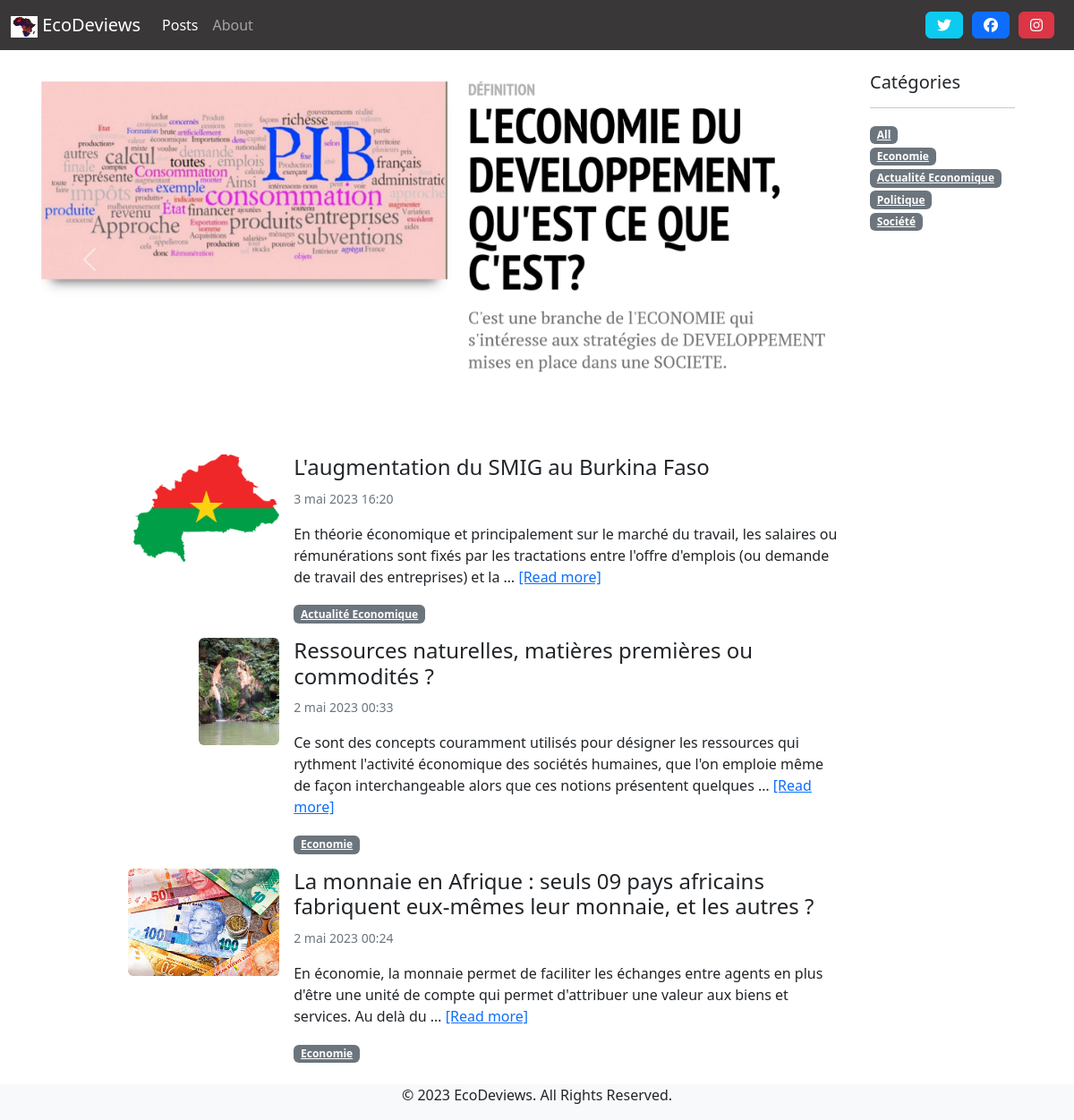
The app's page /blog/posts/, older data.
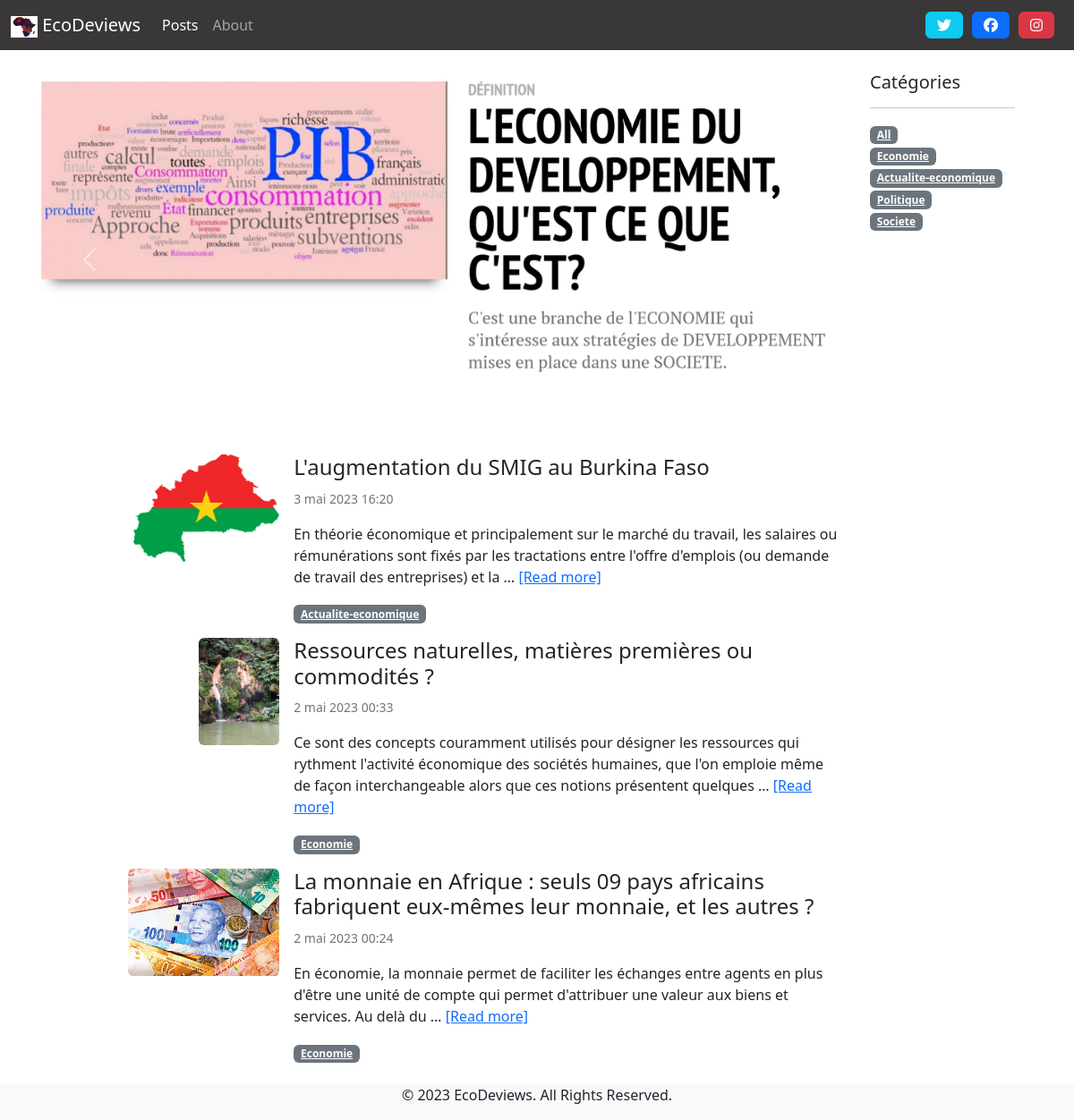
The same page, newer data.
### blog/models.py (models this page shows, shortened)
class PostCategory(models.Model):
    name = models.CharField(max_length=50)
    def slug(self):
        return slugify(self.name)

class Post(models.Model):
    title = models.CharField(max_length=100)
    category = models.ForeignKey('PostCategory',
                                 null=True,
                                 blank=True,
                                 on_delete=models.DO_NOTHING)
    redactor = models.ForeignKey('Redactor',
                                 on_delete=models.DO_NOTHING)
    illustration = models.ImageField(upload_to='posts/', blank=True, null=True)
    published = models.BooleanField(default=False)
    text = models.TextField(blank=True)
    created_at = models.DateTimeField(auto_now_add=True)

### blog/views.py (the view)
# urls.py: path('posts/', views.post_list, name='home'),
def post_list(request, category_name=model_helpers.post_category_all.slug()):
    category, posts = model_helpers.get_category_and_posts(category_name)
    categories = model_helpers.get_categories()
    context = {
        'navigation_items': navigation.navigation_items(navigation.NAV_POSTS),
        'category': category,
        'posts': posts,
        'categories': categories,
    }
    return render(request, 'blog/post_list.html', context)

### blog/model_helpers.py (called while the page is built, shortened)
def get_category_and_posts(category_name):
    posts = Post.objects.filter(published=True)
    if category_name == post_category_all.slug():
        category = post_category_all
    posts = posts.order_by('-created_at')
    return category, posts

def get_categories():
    categories = list(PostCategory.objects.all())
    categories.insert(0, post_category_all)
    return categories

### blog/navigation.py (called while the page is built)
def navigation_items(selected_item):
    items = []
    for name, url in NAV_ITEMS:
        items.append({
            'name': name,
            'url': url,
            'active': True if selected_item == name else False
        })
    return items

### blog/templates/blog/post_list.html (shortened to what this page needs)
{% extends 'base.html' %}
{% load static %}
{% block content %}
    <div class="row">
        <div class=" col-sm-10 carousel slide" id="carouselExampleInterval" data-bs-ride="carousel">
            <div class="carousel-inner">
                <div class="carousel-item active" data-bs-interval="10000">
                    <img src="{% static 'img/img1.png' %}" class="d-block w-100 img-fluid" alt="...">
                </div>
            </div>
            <button class="carousel-control-prev" type="button" data-bs-target="#carouselExampleInterval"
                    data-bs-slide="prev">
                <span class="carousel-control-prev-icon" aria-hidden="true"></span>
            </button>
            <button class="carousel-control-next" type="button" data-bs-target="#carouselExampleInterval"
                    data-bs-slide="next">
                <span class="carousel-control-next-icon" aria-hidden="true"></span>
            </button>
        </div>
        <div class="col-sm-2 ">
            <h5>Catégories</h5>
            <hr>
            <ul class="list-unstyled">
                {% for cat in categories %}
                    <li>
                        <a href="{% url 'post-list' cat.slug %}" class="badge bg-secondary text-white">
                            {{ cat.name|capfirst }}
                        </a>
                    </li>
                {% endfor %}
            </ul>
        </div>
    </div>
    <div class="row">
    <div class="col-12 col-sm-9 offset-sm-1" >
    <table class="table table-hover table-borderless ">
        {% for post in posts %}
            <tr>
                <td>
                    <a href="{% url 'post-detail' post.pk %}">
                    <img src="{{ post.illustration.url }} "
                         class="img-fluid float-end rounded mx-auto d-block "
                         style="max-width: 200px; max-height: 120px; "/>
                    </a>
                </td>
                <td>
                    <a href="{% url 'post-detail' post.pk %}"
                       class="link-dark text-decoration-none">
                        <h4>
                            {{ post.title }}
                        </h4>
                    </a>
                    <small class="text-muted ">
                        {{ post.created_at }}
                    </small>
                    <p class="text-muted">
                        {{ post.text|linebreaks|safe|truncatewords:30 }}
                        <a href="{% url 'post-detail' post.pk %}">[Read more]</a>
                    </p>
                    <a href="{% url 'post-list' post.category.slug %}" class="badge bg-secondary text-white">
                        {{ post.category.name|capfirst }}
                    </a>
                </td>
        {% endfor %}
    </table>
    </div>
</div>
{% endblock content %}

Row changes from the older to the newer data that the page shows:
changed PostCategory: name "Actualité Economique" → "Actualite-economique"
changed PostCategory: name "Société" → "Societe"
changed through a linked row, Post "L'augmentation du SMIG au Burkina Faso": category.name "Actualité Economique" → "Actualite-economique"
